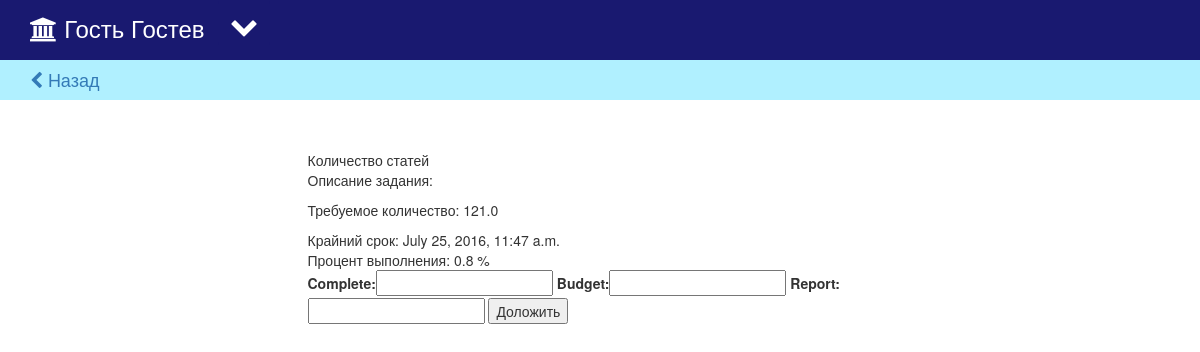
Screenshot of /app/kpi/21/ (signed in) with the database file from the repository.
### app/models.py (models this page shows, shortened)
class UserProfile(models.Model):
    user = models.OneToOneField(User)
    third_name = models.CharField(max_length=30)
    birth_date = models.DateField('birth date')
    position = models.ForeignKey('Position', related_name='users', blank=True, null=True)
    department = models.ForeignKey('Department', related_name='users', blank=True, null=True)

class AssignedKPI(models.Model):
    assigner = models.ForeignKey(User, null=True)
    kpi = models.ForeignKey('KPI', verbose_name="KPI")
    department = models.ForeignKey('Department')
    amount = models.FloatField(default=0.0)
    complete = models.FloatField(
        blank=True, default=0.0
    )
    datetime = models.DateTimeField(null=True, blank=True)
    deadline = models.DateTimeField(blank=True)
    comment = models.TextField(blank=True, verbose_name="Комментарий")
    budget = models.IntegerField(default=0, blank=True)
    report = models.CharField(max_length=500, blank=True)
    accepted = models.NullBooleanField(null=True, blank=True)
    datetimeaccept = models.DateTimeField(null=True, blank=True)
    def to_percent(self):
        percent = (float)(self.complete) / (float)(self.amount) * 100.0
        return round(percent, 1)

class KPI(models.Model):
    name = models.CharField(max_length=50, unique=True)

### app/views.py (the view)
# urls.py: url(r'^kpi/(?P<id_assigned_kpi>\d+)/$', views.kpi, name='kpi'),
def kpi(request, id_assigned_kpi):
    if not request.user.is_authenticated():
        return redirect('login')
    try:
        assigned_kpi = AssignedKPI.objects.get(id=id_assigned_kpi)
    except AssignedKPI.DoesNotExist:
        access_error = "Такого KPI не существует."
        return render(request, 'app/access_error.html', {'access_error': access_error})
    profile = UserProfile.objects.get(user=request.user)
    if assigned_kpi.department != profile.department:
        access_error = "Вы не имеете доступа к данному KPI"
        return render(request, 'app/access_error.html', {'access_error': access_error})
    args = {}
    args.update(csrf(request))
    args['profile'] = profile
    args['assigned_kpi'] = assigned_kpi
    args['percent'] = assigned_kpi.to_percent()
    if assigned_kpi.accepted is None:
        return render(request, 'app/kpi.html', args)
    if assigned_kpi.accepted == True:
        args['form'] = KPIReportForm()
        return render(request, 'app/kpi.html', args)
    else:
        access_error = "Задание отклонено"
        return render(request, 'app/access_error.html', {'access_error': access_error})

### app/templates/app/forms.py
class KPIReportForm(forms.Form):
    complete = forms.FloatField(max_value=1000000000000000)
    budget = forms.IntegerField(max_value=1000000000000000)
    report = forms.CharField(max_length=100)

### app/templates/app/kpi.html (shortened to what this page needs)
<!DOCTYPE html>
<html lang="en">
<head>
    {% load staticfiles %}
    <link href="{% static 'app/bootstrap/css/bootstrap.min.css' %}" rel="stylesheet" media="screen">
    <link rel="stylesheet" href="{% static 'app/style.css' %}">
    <link rel="stylesheet" href="{% static 'app/font-awesome/css/font-awesome.min.css' %}">
</head>
<body>
<nav class="nv navbar navbar-default navbar-fixed-top">
    <div class="container">
        <div class="dropdown">
            <button class="btn btn-default dropdown-toggle btn-blue" type="button" id="dropdownMenu1" data-toggle="dropdown" aria-haspopup="true" aria-expanded="true"> <i class="fa fa-chevron-down fa-2x" aria-hidden="true"></i> </button>
        </div>
        <h3 class="name1"><i class="fa fa-university" aria-hidden="true"></i> {{ profile.user.first_name }} {{ profile.user.last_name  }} &nbsp </h3>
    </div>
</nav>
<div class="nv-back divide-nav">
  <div class="back-link container">
    <h4 class="divide-text"><a href="/app/main/"><i class="fa fa-chevron-left" aria-hidden="true"></i>  Назад</a></h4>
  </div>
</div>
<div class="row">
    <div class="col-xs-10 col-xs-offset-1 col-md-8 col-md-offset-2 col-lg-6 col-lg-offset-3">
        {% if access_error %}}{% else %}
        {{ assigned_kpi.kpi.name }}<br>
        <p>Описание задания:{{ assigned_kpi.comment }} </p>
        <p>Требуемое количество: {{ assigned_kpi.amount }}</p>
        Крайний срок: {{ assigned_kpi.deadline }}<br>
        Процент выполнения: {{ percent }} %
        {% if assigned_kpi.accepted == True %}
        <form action="/app/kpi/report/{{ assigned_kpi.id }}/" method="post" name="form">
            {{ form }}
            <input type="submit" value="Доложить">
        </form>
        {% endif %}
        {% endif %}
    </div>
</div>
</body>
</html>

### app/static/app/style.css (style rules this page uses)
body { padding-top: 60px; }
.nv { background-color: #191970; border: none; height: 60px; }
.dropdown { display: inline; }
.btn-blue { background-color: #191970; border: none; color: white; padding-top:12px; }
.name1 { margin-top: 15px; display: inline; color: white; float: left; }
.nv-back { background-color: rgb(176, 240, 255); height: 40px; }
.row { padding-top: 50px; }

### rows the page displays
UserProfile: user.first_name "Гость", user.last_name "Гостев"
AssignedKPI: kpi.name "Количество статей", amount "121.0", deadline "July 25, 2016, 11:47 a.m."

### other values shown
{{ percent }} "0.8"
